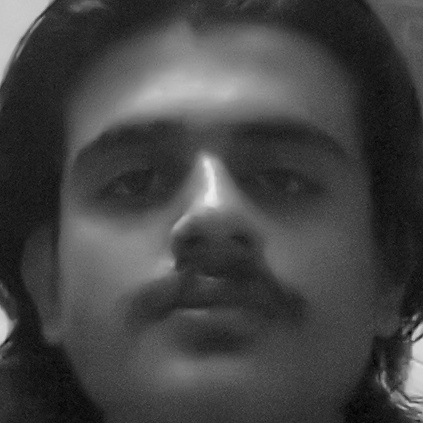
#> input picture Users/Apeet/Apeet_0.jpg, 423 x 423 px; its folder holds only this picture in this run
$ python train_model.py
#> lines starting #> are read from the running program, lines starting #| are printed output that depends on the picture
import cv2
import os
import numpy as np
import pickle

face_cascade = cv2.CascadeClassifier(cv2.data.haarcascades + 'haarcascade_frontalface_default.xml')
faces = []
labels = []
names = {}
id = 0

users_folder = "Users"
for user_folder in os.listdir(users_folder):
   user_folder_path = os.path.join(users_folder, user_folder)
   if os.path.isdir(user_folder_path):
       for image_file in os.listdir(user_folder_path):
           image_path = os.path.join(user_folder_path, image_file)
           img = cv2.imread(image_path, cv2.IMREAD_GRAYSCALE)
#> img is the input picture: shape (423, 423); min 0, max 238, mean 68.1
           if img is not None:
               faces_detected = face_cascade.detectMultiScale(img, scaleFactor=1.1, minNeighbors=5, minSize=(30, 30))
#> faces_detected = [[24, 27, 366, 366]]
               for (x, y, w, h) in faces_detected:
                   face = img[y:y+h, x:x+w]
                   face_resized = cv2.resize(face, (50, 50))
                   faces.append(face_resized.flatten())
                   labels.append(id)
                   names[id] = user_folder
#> this loop made 1 pass
#> pass 1, `face = img[y:y+h, x:x+w]`:
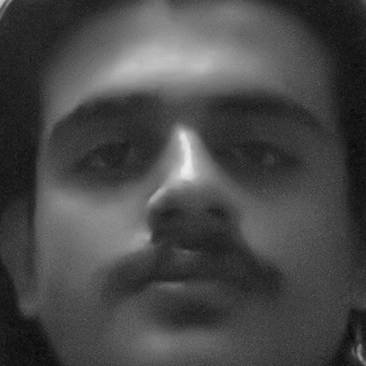
#> face: shape (366, 366); min 3, max 238, mean 72.3
#> after the loop, faces = 1 item; labels = [0]; names = {0: 'Apeet'}
       id += 1
#> pass 2 of the loop `for user_folder in os.listdir(users_folder):`:
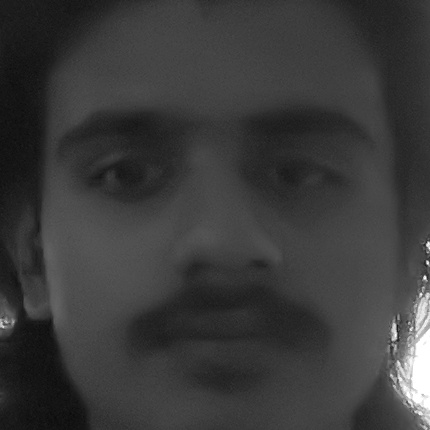
#> input picture Users/Apeet Dhakal/Apeet Dhakal_0.jpg, 430 x 430 px
#> img is the input picture: shape (430, 430); min 9, max 255, mean 58.2
#> faces_detected = [[14, 8, 400, 400]]
#> the loop `for (x, y, w, h) in faces_detected:` made 1 pass
#> pass 1, `face = img[y:y+h, x:x+w]`:
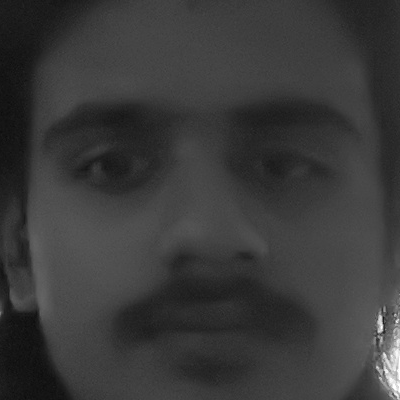
#> face: shape (400, 400); min 11, max 255, mean 57.6
#> after the loop `for (x, y, w, h) in faces_detected:`: faces = 2 items; labels = [0, 1]; names = {0: 'Apeet', 1: 'Apeet Dhakal'}

from sklearn.neighbors import KNeighborsClassifier
if len(faces) > 0 and len(labels) > 0:
   faces = np.array(faces)  # Convert list to numpy array
   labels = np.array(labels)
   knn = KNeighborsClassifier(n_neighbors=3)
   knn.fit(faces, labels)

   model_path = 'model_trained_knn.pkl'
   with open(model_path, 'wb') as f:
       pickle.dump(knn, f)

   with open('data/names.pkl', 'wb') as f:
       pickle.dump(names, f)
   print(f"KNN model trained and saved as '{model_path}'.")
else:
   print("No faces found for training. Please make sure you have images in the 'Users' directory.")
